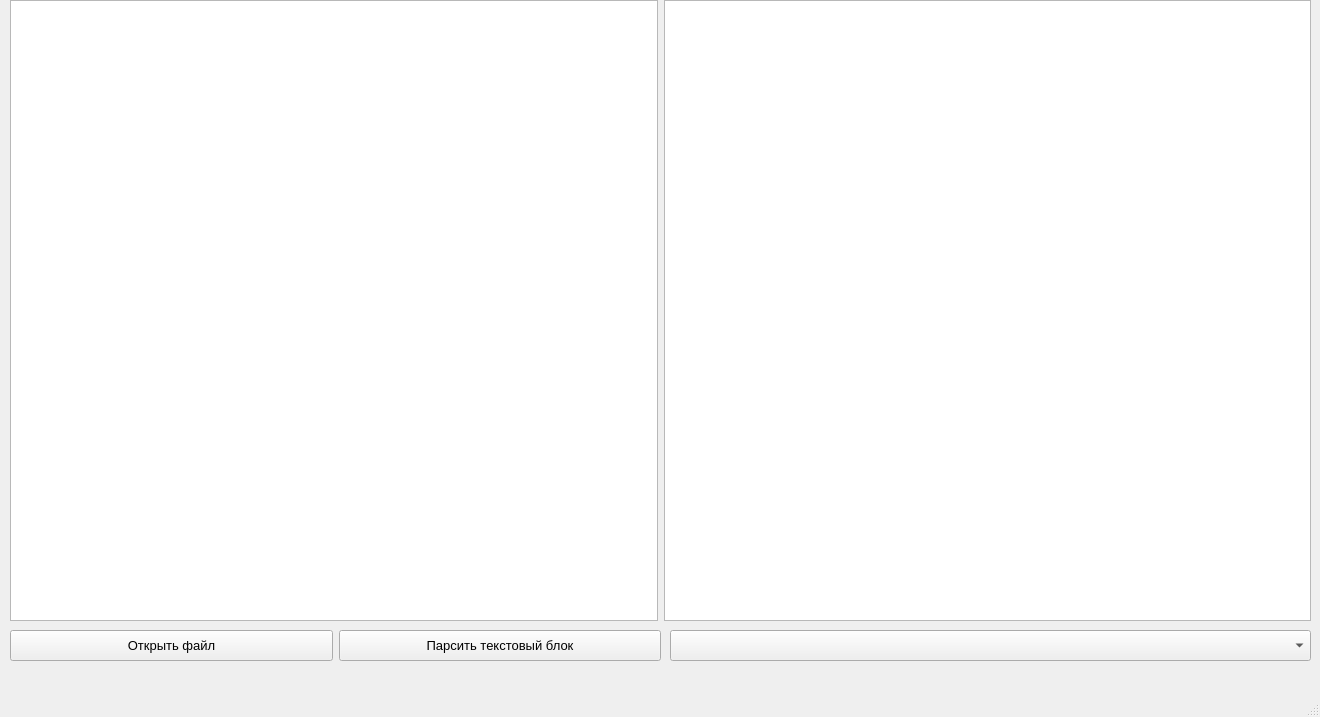
<?xml version="1.0" encoding="UTF-8"?>
<ui version="4.0">
 <class>MainWindow</class>
 <widget class="QMainWindow" name="MainWindow">
  <property name="geometry">
   <rect>
    <x>0</x>
    <y>0</y>
    <width>1320</width>
    <height>717</height>
   </rect>
  </property>
  <property name="windowTitle">
   <string>MainWindow</string>
  </property>
  <widget class="QWidget" name="centralwidget">
   <widget class="QWidget" name="horizontalLayoutWidget">
    <property name="geometry">
     <rect>
      <x>10</x>
      <y>630</y>
      <width>651</width>
      <height>31</height>
     </rect>
    </property>
    <layout class="QHBoxLayout" name="horizontalLayout">
     <item>
      <widget class="QPushButton" name="pushButtonFile">
       <property name="sizePolicy">
        <sizepolicy hsizetype="Minimum" vsizetype="Expanding">
         <horstretch>0</horstretch>
         <verstretch>0</verstretch>
        </sizepolicy>
       </property>
       <property name="font">
        <font>
         <pointsize>10</pointsize>
        </font>
       </property>
       <property name="text">
        <string>Открыть файл</string>
       </property>
      </widget>
     </item>
     <item>
      <widget class="QPushButton" name="pushButtonLine">
       <property name="sizePolicy">
        <sizepolicy hsizetype="Minimum" vsizetype="Expanding">
         <horstretch>0</horstretch>
         <verstretch>0</verstretch>
        </sizepolicy>
       </property>
       <property name="font">
        <font>
         <pointsize>10</pointsize>
        </font>
       </property>
       <property name="text">
        <string>Парсить текстовый блок</string>
       </property>
      </widget>
     </item>
    </layout>
   </widget>
   <widget class="QWidget" name="horizontalLayoutWidget_2">
    <property name="geometry">
     <rect>
      <x>10</x>
      <y>0</y>
      <width>1301</width>
      <height>621</height>
     </rect>
    </property>
    <layout class="QHBoxLayout" name="horizontalLayout_2">
     <item>
      <widget class="QTextEdit" name="textEdit">
       <property name="font">
        <font>
         <pointsize>12</pointsize>
        </font>
       </property>
      </widget>
     </item>
     <item>
      <widget class="QTextBrowser" name="textBrowser">
       <property name="font">
        <font>
         <pointsize>16</pointsize>
        </font>
       </property>
      </widget>
     </item>
    </layout>
   </widget>
   <widget class="QComboBox" name="comboBox">
    <property name="geometry">
     <rect>
      <x>670</x>
      <y>630</y>
      <width>641</width>
      <height>31</height>
     </rect>
    </property>
    <property name="font">
     <font>
      <pointsize>12</pointsize>
     </font>
    </property>
   </widget>
  </widget>
  <widget class="QMenuBar" name="menubar">
   <property name="geometry">
    <rect>
     <x>0</x>
     <y>0</y>
     <width>1320</width>
     <height>25</height>
    </rect>
   </property>
  </widget>
  <widget class="QStatusBar" name="statusbar"/>
 </widget>
 <resources/>
 <connections/>
</ui>
